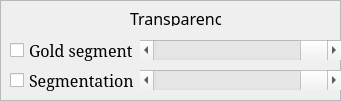
   <widget class="QFrame" name="frame_9">
    <property name="geometry">
     <rect>
      <x>360</x>
      <y>510</y>
      <width>341</width>
      <height>101</height>
     </rect>
    </property>
    <property name="frameShape">
     <enum>QFrame::StyledPanel</enum>
    </property>
    <property name="frameShadow">
     <enum>QFrame::Raised</enum>
    </property>
    <widget class="QCheckBox" name="chEnhancedGold">
     <property name="geometry">
      <rect>
       <x>10</x>
       <y>40</y>
       <width>131</width>
       <height>21</height>
      </rect>
     </property>
     <property name="font">
      <font>
       <family>Serif</family>
       <pointsize>12</pointsize>
      </font>
     </property>
     <property name="text">
      <string>Gold segment</string>
     </property>
    </widget>
    <widget class="QCheckBox" name="chEnhancedSegm">
     <property name="geometry">
      <rect>
       <x>10</x>
       <y>70</y>
       <width>131</width>
       <height>21</height>
      </rect>
     </property>
     <property name="font">
      <font>
       <family>Serif</family>
       <pointsize>12</pointsize>
      </font>
     </property>
     <property name="text">
      <string>Segmentation</string>
     </property>
    </widget>
    <widget class="QScrollBar" name="vsGoldTransparencyEnc">
     <property name="geometry">
      <rect>
       <x>140</x>
       <y>40</y>
       <width>201</width>
       <height>20</height>
      </rect>
     </property>
     <property name="value">
      <number>99</number>
     </property>
     <property name="orientation">
      <enum>Qt::Horizontal</enum>
     </property>
    </widget>
    <widget class="QScrollBar" name="vsSegTransparencyEnc">
     <property name="geometry">
      <rect>
       <x>140</x>
       <y>70</y>
       <width>201</width>
       <height>20</height>
      </rect>
     </property>
     <property name="value">
      <number>99</number>
     </property>
     <property name="orientation">
      <enum>Qt::Horizontal</enum>
     </property>
    </widget>
    <widget class="QLabel" name="label_11">
     <property name="geometry">
      <rect>
       <x>130</x>
       <y>10</y>
       <width>91</width>
       <height>16</height>
      </rect>
     </property>
     <property name="font">
      <font>
       <family>Sans Serif</family>
       <pointsize>12</pointsize>
       <weight>50</weight>
       <bold>false</bold>
      </font>
     </property>
     <property name="text">
      <string>Transparency:</string>
     </property>
    </widget>
   </widget>
